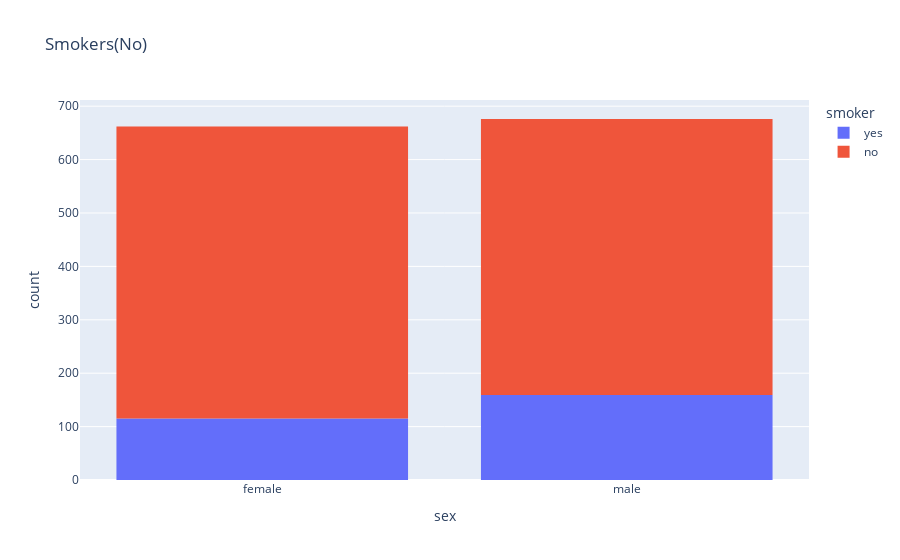

Notebook code for this chart:
### Code cell
import plotly.express as px
data = data
figure = px.histogram(data, x = "sex", color = "smoker", title= "Smokers(No)")
figure.show()

### Figure 1 — Plotly figure (JSON) as saved in the notebook; plotly's stock layout.template omitted (floating-point values rounded to 4 significant figures; data arrays with more than 128 entries replaced by an {"elided": "..."} marker saying what was removed)
{"data": [{"alignmentgroup": "True", "bingroup": "x", "hovertemplate": "smoker=yes<br>sex=%{x}<br>count=%{y}<extra></extra>", "legendgroup": "yes", "marker": {"color": "#636efa", "pattern": {"shape": ""}}, "name": "yes", "offsetgroup": "yes", "orientation": "v", "showlegend": true, "type": "histogram", "x": {"elided": "274 str values"}, "xaxis": "x", "yaxis": "y"}, {"alignmentgroup": "True", "bingroup": "x", "hovertemplate": "smoker=no<br>sex=%{x}<br>count=%{y}<extra></extra>", "legendgroup": "no", "marker": {"color": "#EF553B", "pattern": {"shape": ""}}, "name": "no", "offsetgroup": "no", "orientation": "v", "showlegend": true, "type": "histogram", "x": {"elided": "1064 str values"}, "xaxis": "x", "yaxis": "y"}], "layout": {"barmode": "relative", "legend": {"title": {"text": "smoker"}, "tracegroupgap": 0}, "title": {"text": "Smokers(No)"}, "xaxis": {"anchor": "y", "domain": [0, 1], "title": {"text": "sex"}}, "yaxis": {"anchor": "x", "domain": [0, 1], "title": {"text": "count"}}}}
